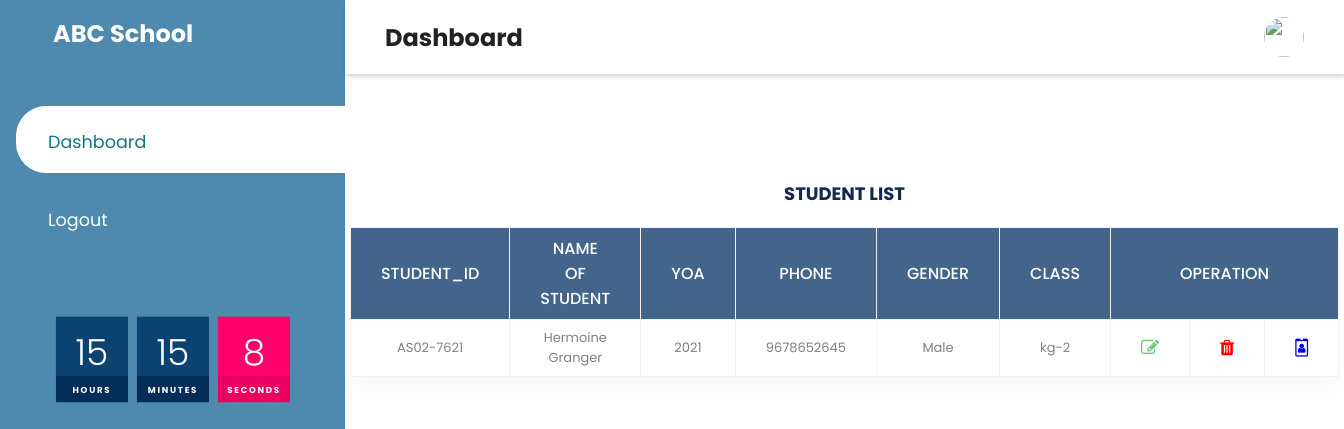
The app's page /search2.php with its own data.
### search2.php (the view, shortened to what this page needs)
<!DOCTYPE html>
<html lang="en" dir="ltr">
  <head>
    <link rel="stylesheet" href="https://maxst.icons8.com/vue-static/landings/line-awesome/line-awesome/1.3.0/css/line-awesome.min.css">
    <link rel="stylesheet" href="panel.css">
    <?php include 'src/tablelinks.php';?>
    <?php include 'src/tablestyles.php';?>
  </head>
  <body>
    <div class="sidebar">
      <div class="sidebar-brand">
        <h2><span class="lab la-accusoft"></span> ABC School</h2>
      </div>
      <div class="sidebar-menu">
        <ul>
          <li>
            <a class="active"><span class="las la-school"></span>
              <span>Dashboard</span></a>
          </li>
          <li>
            <a href="index.php"><span class="las la-user-minus"></span>
              <span>Logout</span></a>
          </li>
          <li>
             <div id="clock">
               <div id="time">
                 <div>
                   <span id="hour">00</span>
                   <span>hours</span>
                 </div>
                 <div>
                   <span id="minute">00</span>
                   <span>minutes</span>
                 </div>
                 <div>
                   <span id="second">00</span>
                   <span>seconds</span>
                 </div>
               </div>
             </div>
          </li>
        </ul>
      </div>
    </div>
    <div class="main-content">
       <header>
         <h2>
           <label for="">
             <span class="las la-bars"></span>
           </label>
           Dashboard
         </h2>
         <div class="user-wrapper">
           <img src="https://img.icons8.com/pastel-glyph/64/000000/user-male--v1.png" width="40px" height="40px"/>
         </div>
       </header>
                <br><br><br><br><br><br><br><br>
                <div class="main-div">
                <h1>STUDENT LIST</h1>
                <table>
                  <thead>
                    <tr>
                      <th>student_id</th>
                      <th>name of student</th>
                      <th>YOA</th>
                      <th>Phone</th>
                      <th>gender</th>
                      <th>class</th>
                      <th colspan="3">operation</th>
                    </tr>
                    <tbody>
<?php
$conn= new mysqli("localhost","root","","miniproject");
    $name = $_POST['valueToSearch'];
$res = mysqli_query($conn, "SELECT * FROM `kg-2` WHERE name LIKE '{$name}%' OR last_name LIKE '{$name}%' OR student_id LIKE '{$name}%' ORDER BY name ASC");
while ($row = mysqli_fetch_array($res))
{
?>
<tr>
<td><?php echo $row['student_id']; ?></td>
<td><?php echo $row['name'];?> <?php echo $row['last_name'];?></td>
<td><?php echo $row['yoa'];?></td>
<td><?php echo $row['parent'];?></td>
<td><?php echo $row['gender'];?></td>
<td><?php echo $row['class'];?></td>
<td><a href="src/editstudent.php?id=<?php echo $row['id']; ?>"><i class="fa fa-edit" aria-hidden="true"></i></td>
<td><a href="src/deletestudent.php?id=<?php echo $row['id']; ?>"><i class="fa fa-trash" aria-hidden="true"></i></td>
<td><a href="src/student.php?id=<?php echo $row['id']; ?>"><i class="fa fa-id-badge" aria-hidden="true"></i></td>
</tr>
 <?php
}mysqli_close($conn);
?>
</tbody>
</thead>
</table>
</div>
</body>
</html>

### panel.css (style rules this page uses)
* { padding: 0; margin: 0; box-sizing: border-box; list-style-type: none; font-family: 'Poppins', sans-serif; text-decoration: none; }
.sidebar { width: 345px; position: fixed; left: 0; top: 0; height: 100%; background: #4e89ae; z-index: 100%; }
.sidebar-brand { height: 90px; padding: 1rem 0rem 1rem 2rem; color: #fff; }
.sidebar-menu { margin-top: 1rem; }
.sidebar-menu li { width: 100%; margin-bottom: 1.7rem; padding-left: 1rem; }
.sidebar-menu a { padding-left: 1rem; display: block; color: #fff; font-size: 1.1rem; }
.sidebar-menu a.active { background: #fff; padding-top: 1rem; padding-bottom: 1rem; color: #127681; border-radius: 30px 0px 0px 30px; }
.sidebar-menu a span:first-child { font-size: 1.5rem; padding-right: 1rem; }
.main-content { margin-left: 345px; }
header { display: flex; justify-content: space-between; padding: 1rem 1.5rem; box-shadow: 2px 2px 5px rgba(0,0,0,0.2); position: fixed; left: 345px; width: calc(100% - 345px); top: 0; z-index: 100; }
header h2 { color: #222; }
header label span { font-size: 1.7rem; padding-right: 1rem; }
.user-wrapper { display: flex; align-items: center; }
.user-wrapper img { border-radius: 50%; margin-right: 1rem; }
#clock { padding-top: 15%; padding-left: 6%; }
#clock #time { display: flex; transform: scale(0.9); }
#clock #time div { position: relative; margin: 0 5px; }
#clock #time div span { position: relative; display: block; width: 80px; height: 65px; background: #0C4271; color: #fff; display: flex; font-weight: 300; text-align: center; justify-content: center; font-size: 2.5em; padding-top: 10px; z-index: 10; box-shadow: 0 0 1px rgba(0,0,0,0.2); }
#clock #time div span:nth-child(2) { height: 30px; font-size: 0.6em; letter-spacing: 0.2em; font-weight: 700; z-index: 9; box-shadow: none; background: #022E57; text-transform: uppercase; color: #fff; padding-bottom: 15px; }
#clock #time div:last-child span { background: #ff006a; }
#clock #time div:last-child span:nth-child(2) { background: #ec0062; color: #fff; }

### src/tablestyles.php (style rules this page uses)
* { margin: 0;padding: 0;box-sizing :border-box;font-family: 'Poppins', sans-serif; }
.main-div { width:100%; height:100vh; display :flex; flex-direction: :column; justify-content:center; align-items:center; }
h1 { font-size:18px; color:#14274e; text-align: center; margin-top: -20px; margin-bottom: 20px; }
table { border-collapse:collapse; background-color:#fff; box-shadow: 0 10px 20px 0 rgba(0,0,0,.03); border-radius: 10px; margin : auto; width:30%; }
th,td { border:1px solid #f2f2f2; padding: 8px 30px; text-align: center; color: grey; }
th { text-transform: uppercase; font-weight: 500; background: #43658b; color:white; }
td { font-size: 13px; }
.fa { font-size:18px }
.fa-edit { color:#63c76a; }
.fa-trash { color:#ff0000; }
a { text-decoration: none; display:flex; justify-content: center; }

### records on screen
kg-2: student "AS02-7621", name "Hermoine", last_name "Granger", yoa "2021", parent "9678652645", gender "Male", class "kg-2"
